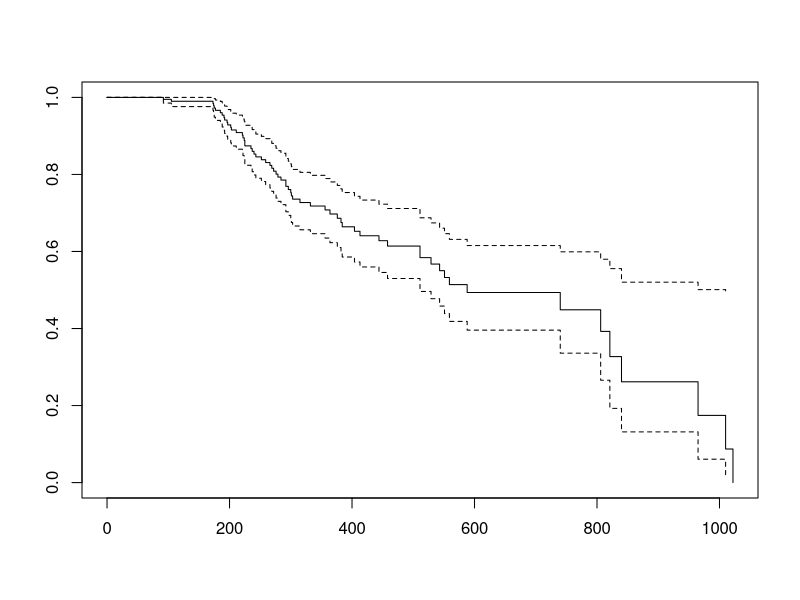
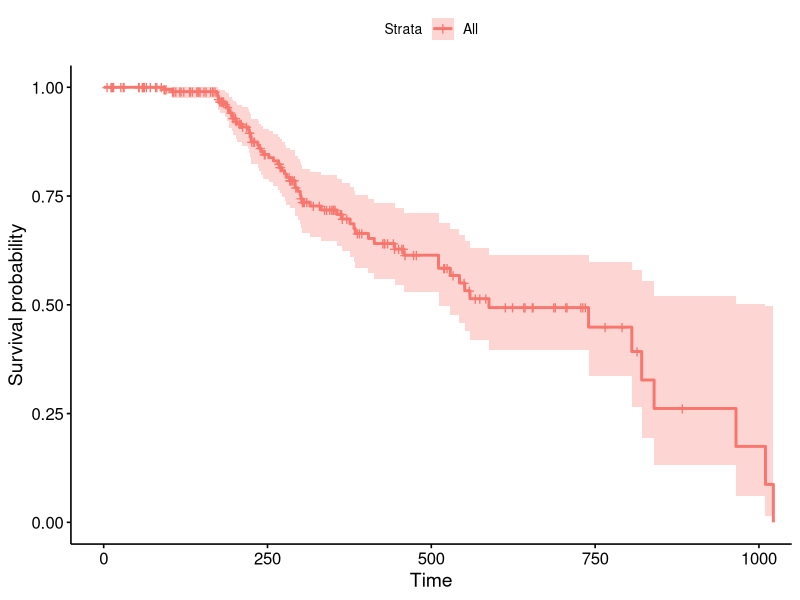
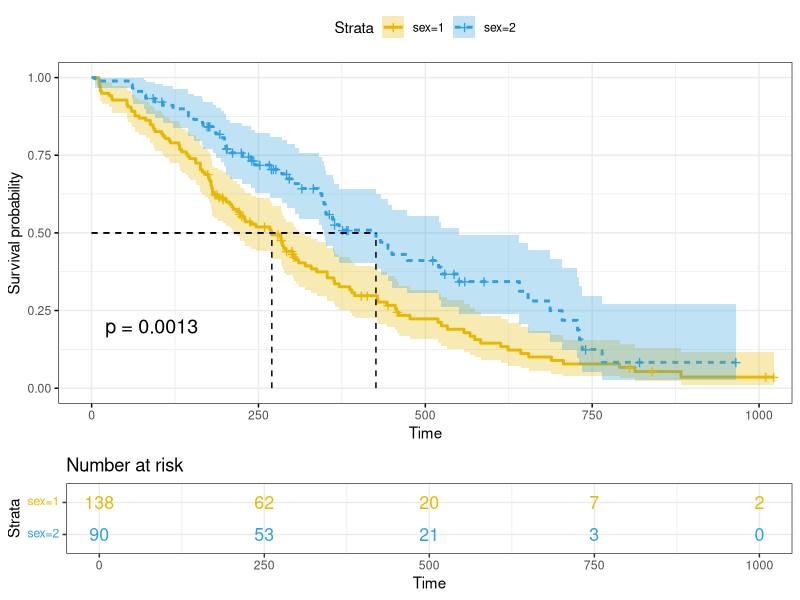
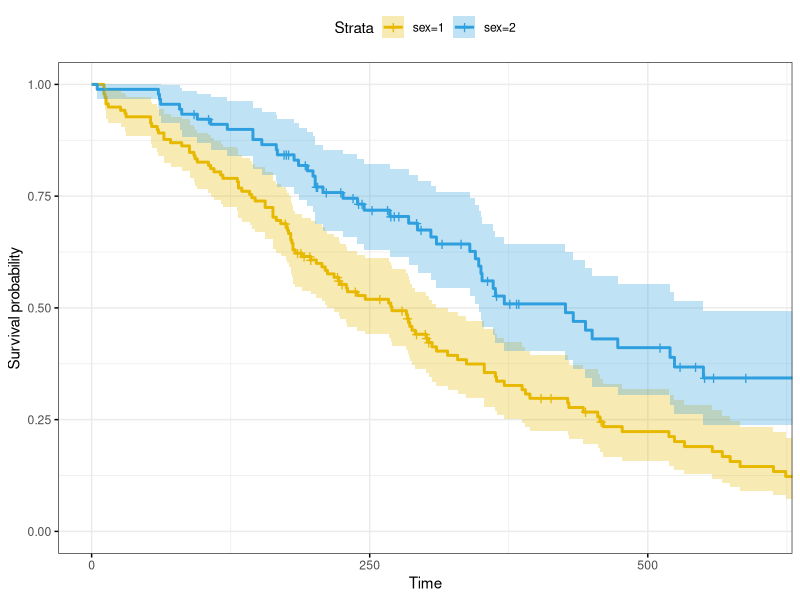
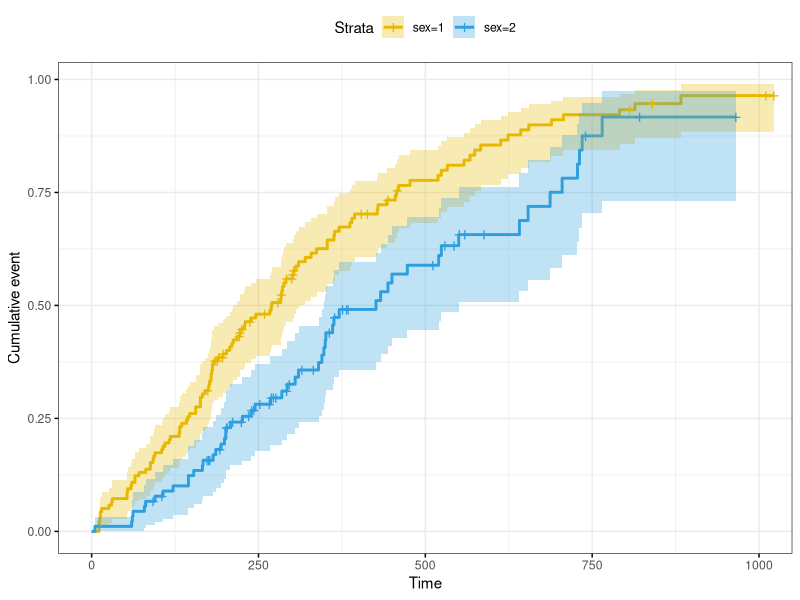

R code for these plots, in order: (Note: this script raises an error after producing the figures.)
# Introduction to survival analysis workshop
# practical session with R
# CBB, 2024/01/19

# BEFORE THE START: install packages survival and surminer
# install.packages(c("survival", "survminer"))
install.packages("survival")
install.packages("survminer")

library(survival)
library(survminer)

# IMPORT OR LOAD DATA
# One can use the drop-down menu or the R command
# the same dataset can be loaded from a folder, local or from the web. A csv file
# can be found at
# lung <- read.csv("https://raw.githubusercontent.com/davval-ki/IntroSurv/main/lung_cancer.csv")

# We’ll use the lung cancer data available in the survival package.
data("cancer")
# how is the data structured? Variables, variable types, observations
? help
head(lung) 

#First, it is necessary to create a "Survival" object
?Surv
# It can do much more than this (i.e. time dependent variables, etc)
Surv(lung$time, lung$status)
# the output contains a surv object, with times and censoring status. Takes 0/1, T/F or 1/2
# one can also specify the event of interest...
Surv(lung$time, lung$status==1)

# We want to compute the survival curves: survfit()
? survfit
fit1 <- survfit(Surv(time, status==1) ~ 1, data = lung)
 print(fit1)

#if you want to display a more complete summary of the survival curves, type this:
# Summary of survival curves
summary(fit1)
# Access to the sort summary table
summary(fit1)$table

# Optional: One can access and extract different values from this object.
# to see which ones, ?survfit.object
# fit1$n.event

#what we can simply do now is plotting the KM curve
plot(fit1)

#But let's try a nicer system, using survminer
ggsurvplot(fit1)
? ggsurvplot


# now let's compute the survival separately for two groups, for example by sex at birth and and 
# plot the corresponding curves,
fit <- survfit(Surv(time, status) ~ sex, data = lung)
print(fit)
summary(fit)
summary(fit)$table

# and draw a even more informative plot 
ggsurvplot(fit,
           pval = TRUE, conf.int = TRUE,
           risk.table = TRUE, # Add risk table
           risk.table.col = "strata", # Change risk table color by groups
           linetype = "strata", # Change line type by groups
           surv.median.line = "hv", # Specify median survival
           ggtheme = theme_bw(), # Change ggplot2 theme
           palette = c("#E7B800", "#2E9FDF"))

# many possibilities, among the different parameters
# 1) xlim, to shorten your plot

  ggsurvplot(fit,
             conf.int = TRUE,
             risk.table.col = "strata", # Change risk table color by groups
             ggtheme = theme_bw(), # Change ggplot2 theme
             palette = c("#E7B800", "#2E9FDF"),
             xlim = c(0, 600))
  
# fun="event" , to plot the event function (relapses, ect)
  
  ggsurvplot(fit,
             conf.int = TRUE,
             risk.table.col = "strata", # Change risk table color by groups
             ggtheme = theme_bw(), # Change ggplot2 theme
             palette = c("#E7B800", "#2E9FDF"),
             fun = "event")
  

  # Log-Rank test comparing survival curves: survdiff()
  surv_diff <- survdiff(Surv(time, status) ~ sex, data = lung)
  surv_diff
  
# What about age? we can compare survival by different age groups..
  lung$agegrp <- NA
  lung$agegrp[age < 55] <- "less than 55"
  lung$agegrp[age >= 55 & age < 70] <- "55-69"
  lung$agegrp[age >= 70] <- "70 and above"
  
  fitAge <- survfit(Surv(time, status) ~ agegrp, data = lung)
  ggsurvplot(fitAge,
             conf.int = F,
             risk.table.col = "strata", # Change risk table color by groups
             ggtheme = theme_bw())
  
    
 ##### R function to compute the Cox model: coxph()
  
  # 1) Compute the Cox model
  # We’ll fit the Cox regression using the following covariates: 
  # age, sex, ph.ecog and wt.loss.
  
  # We start by computing univariate Cox analyses for all these variables; 
  # then we’ll fit multivariate cox analyses using two variables 
  # to describe how the factors jointly impact on survival.
  
  # Univariate Cox regression
  res.cox <- coxph(Surv(time, status) ~ sex, data = lung)
  res.cox
  
  #again for a more complete report
  summary(res.cox)
  
  # Exercise: do the same (univariate) for variables 
  #age, ph.ecog, wt.loss
  # the result will be
  #          beta HR (95% CI for HR) wald.test p.value
  #age      0.019            1 (1-1)       4.1   0.042
  #sex      -0.53   0.59 (0.42-0.82)        10  0.0015
  #ph.ecog   0.48        1.6 (1.3-2)        18 2.7e-05
  #wt.loss 0.0013         1 (0.99-1)      0.05    0.83
  
  # Multivariate Cox regression analysis
  
  res.cox <- coxph(Surv(time, status) ~ age + sex + ph.ecog, data =  lung)
  summary(res.cox)
  
  #Visualizing the estimated distribution of survival times
  # Plot the baseline survival function
  ggsurvplot(survfit(res.cox), data=lung, palette = "#2E9FDF",
             ggtheme = theme_minimal())
  
  # Plot the hazard ratios
  ggforest(res.cox, data=lung)
  
  
#######  C)	Testing Cox assumptions
#Testing the proportional hazards assumption: function cox.zph

  test.ph <- cox.zph(res.cox)
  test.ph

#  Plot the scaled Schoenfeld residuals against the transformed time 
  dev.new()
  plot(test.ph[1], lwd=1.5, col="red")
  plot(test.ph[2], lwd=1.5, col="red")
  plot(test.ph[3], lwd=1.5, col="red")

  ggcoxdiagnostics(res.cox, type = "dfbeta",
                   linear.predictions = FALSE, ggtheme = theme_bw())
  
  